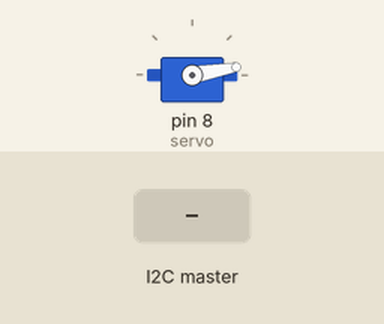
A sketch run on a simulated Arduino Uno, built with avr-gcc and run on an emulated ATmega328P. Parts: servo. The test bench sets the inputs (shaded band).

Above: at 1.2 s.
1.3 s: the I2C master sends the byte 1
At 1.76 s:
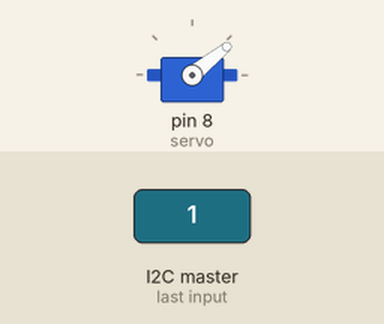
At 2.37 s:
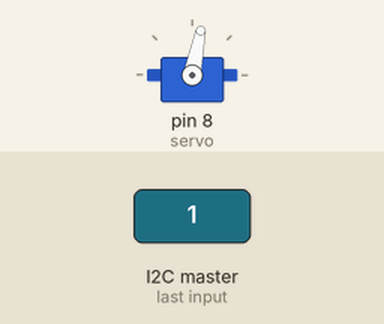
4.3 s: the I2C master sends the byte 0
At 4.48 s:
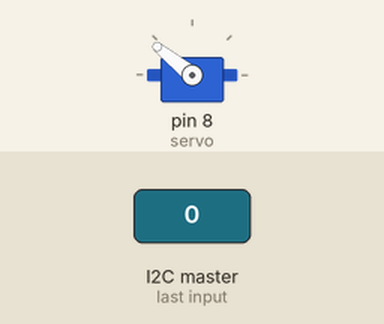
Timing chart, 0 to 7.9 s (numbered marks = the images above; inputs shaded):
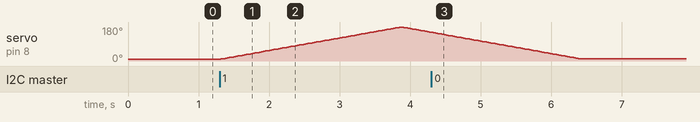

The sketch:

controlled_servo_1.ino
```cpp
#include <Servo.h>
#include <Wire.h>

Servo servo;
int angle = 10;

int x = 0;

void setup() {
  Serial.begin(9600);
  servo.attach(8);
  servo.write(angle);

  Wire.begin(9);
  Wire.onReceive(receiveEvent);

}

void receiveEvent(int bytes){
  x = Wire.read();
}

void loop() {
  if (x == 1){
    for(angle = 10; angle < 180; angle++){
      servo.write(angle);
      delay(15);
    }

    for(angle = 180; angle > 10; angle--){
      servo.write(angle);
      delay(15);
    }
  }
}
```

Measured:
- after the input at 1.3 s, servo on pin 8 (servo): rises from 10° to 179° in 2.5 s, then falls to 153° in 0.42 s
- after the input at 4.3 s, servo on pin 8 (servo): goes on until 6.4 s, then stays 11°
